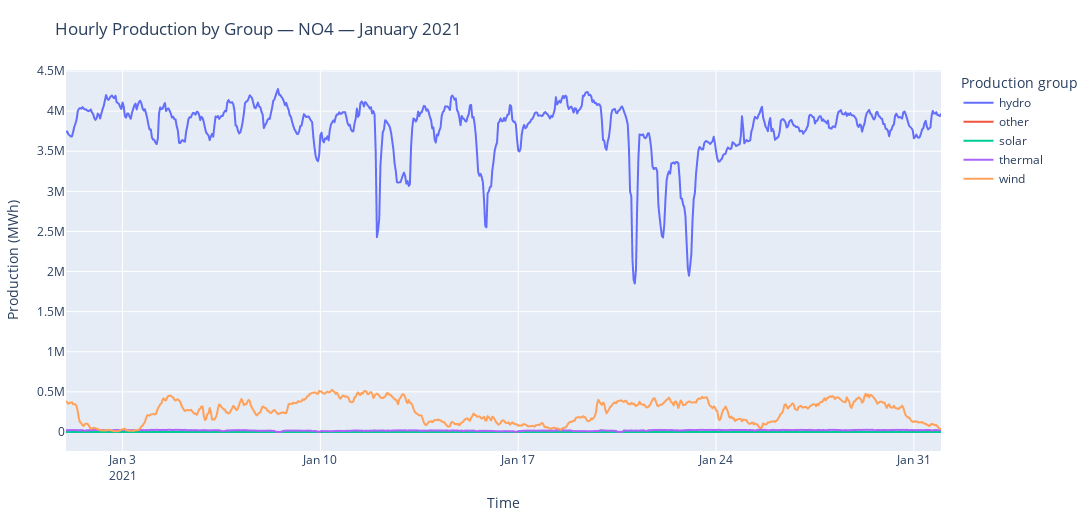

Here is the notebook cell this chart was saved with:
### Markdown cell above
## Line plot: January by production group (per hour)
Shows **hourly production in January** for the selected price area.
Each line represents a **different production group** (e.g., hydro, wind, thermal).
Interactive — you can hover, zoom, and toggle groups.

### Code cell
YEAR = 2021
price_area = "NO4"  # change to NO2/NO1/NO3/NO5 for testing

# Ensure numeric type and handle nulls
df = df.withColumn("value", F.col("value").cast("double")).na.fill({"value": 0.0})

# January only + chosen price area
df_jan = df.where(
    (F.year(F.col("start_time")) == YEAR) &
    (F.month(F.col("start_time")) == 1) &
    (F.col("price_area") == price_area)
)

# Aggregate hourly per production group
df_hourly = (
    df_jan.groupBy(
        "production_group",
        F.date_trunc("hour", F.col("start_time")).alias("ts_hour")
    )
    .agg(F.sum("value").alias("total_production"))
)

# Guard
if df_hourly.rdd.isEmpty():
    raise ValueError(f"No January data found for price area '{price_area}' in {YEAR}.")

# To pandas and plot
pdf = df_hourly.toPandas().sort_values(["ts_hour", "production_group"])
pdf["ts_hour"] = pd.to_datetime(pdf["ts_hour"])

fig = px.line(
    pdf,
    x="ts_hour",
    y="total_production",
    color="production_group",
    title=f"Hourly Production by Group — {price_area} — January {YEAR}",
    labels={"ts_hour": "Time", "total_production": "Production (MWh)", "production_group": "Group"}
)
fig.update_traces(mode="lines", hovertemplate="<b>%{fullData.name}</b><br>%{x}<br>%{y:,.0f} MWh<extra></extra>")
fig.update_layout(width=1100, height=520, legend_title_text="Production group", margin=dict(l=40, r=20, t=70, b=40))
fig.show()

### Figure 1 — Plotly figure (JSON) as saved in the notebook; plotly's stock layout.template omitted (floating-point values rounded to 4 significant figures; data arrays with more than 128 entries replaced by an {"elided": "..."} marker saying what was removed)
{"data": [{"hovertemplate": "<b>%{fullData.name}</b><br>%{x}<br>%{y:,.0f} MWh<extra></extra>", "legendgroup": "hydro", "line": {"color": "#636efa", "dash": "solid"}, "marker": {"symbol": "circle"}, "mode": "lines", "name": "hydro", "showlegend": true, "type": "scattergl", "x": {"elided": "744 str values"}, "xaxis": "x", "y": {"elided": "744 float values"}, "yaxis": "y"}, {"hovertemplate": "<b>%{fullData.name}</b><br>%{x}<br>%{y:,.0f} MWh<extra></extra>", "legendgroup": "other", "line": {"color": "#EF553B", "dash": "solid"}, "marker": {"symbol": "circle"}, "mode": "lines", "name": "other", "showlegend": true, "type": "scattergl", "x": {"elided": "744 str values"}, "xaxis": "x", "y": {"elided": "744 float values"}, "yaxis": "y"}, {"hovertemplate": "<b>%{fullData.name}</b><br>%{x}<br>%{y:,.0f} MWh<extra></extra>", "legendgroup": "solar", "line": {"color": "#00cc96", "dash": "solid"}, "marker": {"symbol": "circle"}, "mode": "lines", "name": "solar", "showlegend": true, "type": "scattergl", "x": {"elided": "744 str values"}, "xaxis": "x", "y": {"elided": "744 float values"}, "yaxis": "y"}, {"hovertemplate": "<b>%{fullData.name}</b><br>%{x}<br>%{y:,.0f} MWh<extra></extra>", "legendgroup": "thermal", "line": {"color": "#ab63fa", "dash": "solid"}, "marker": {"symbol": "circle"}, "mode": "lines", "name": "thermal", "showlegend": true, "type": "scattergl", "x": {"elided": "744 str values"}, "xaxis": "x", "y": {"elided": "744 float values"}, "yaxis": "y"}, {"hovertemplate": "<b>%{fullData.name}</b><br>%{x}<br>%{y:,.0f} MWh<extra></extra>", "legendgroup": "wind", "line": {"color": "#FFA15A", "dash": "solid"}, "marker": {"symbol": "circle"}, "mode": "lines", "name": "wind", "showlegend": true, "type": "scattergl", "x": {"elided": "744 str values"}, "xaxis": "x", "y": {"elided": "744 float values"}, "yaxis": "y"}], "layout": {"height": 520, "legend": {"title": {"text": "Production group"}, "tracegroupgap": 0}, "margin": {"b": 40, "l": 40, "r": 20, "t": 70}, "title": {"text": "Hourly Production by Group — NO4 — January 2021"}, "width": 1100, "xaxis": {"anchor": "y", "domain": [0, 1], "title": {"text": "Time"}}, "yaxis": {"anchor": "x", "domain": [0, 1], "title": {"text": "Production (MWh)"}}}}
